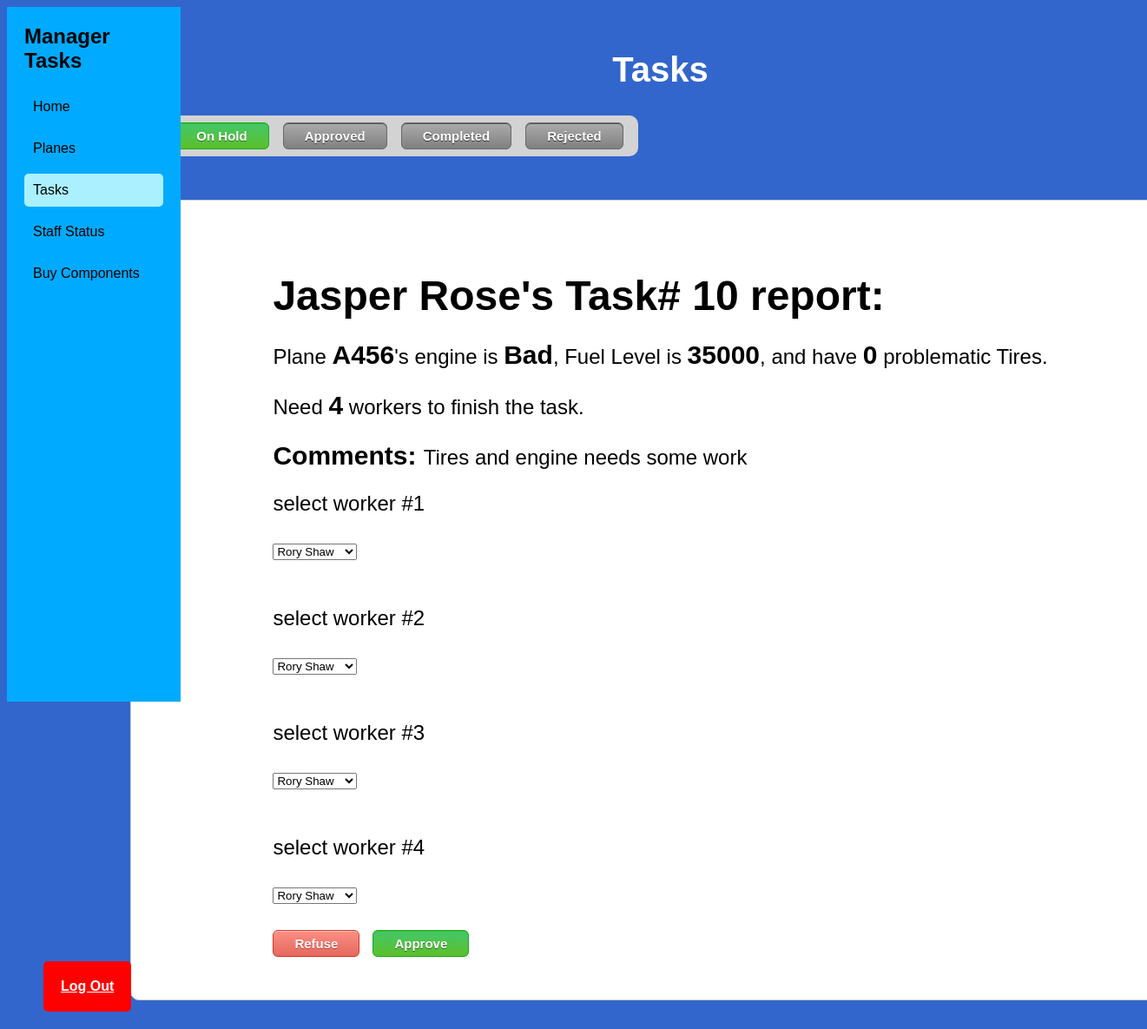
The app's page /managers/tasks.php, older data.
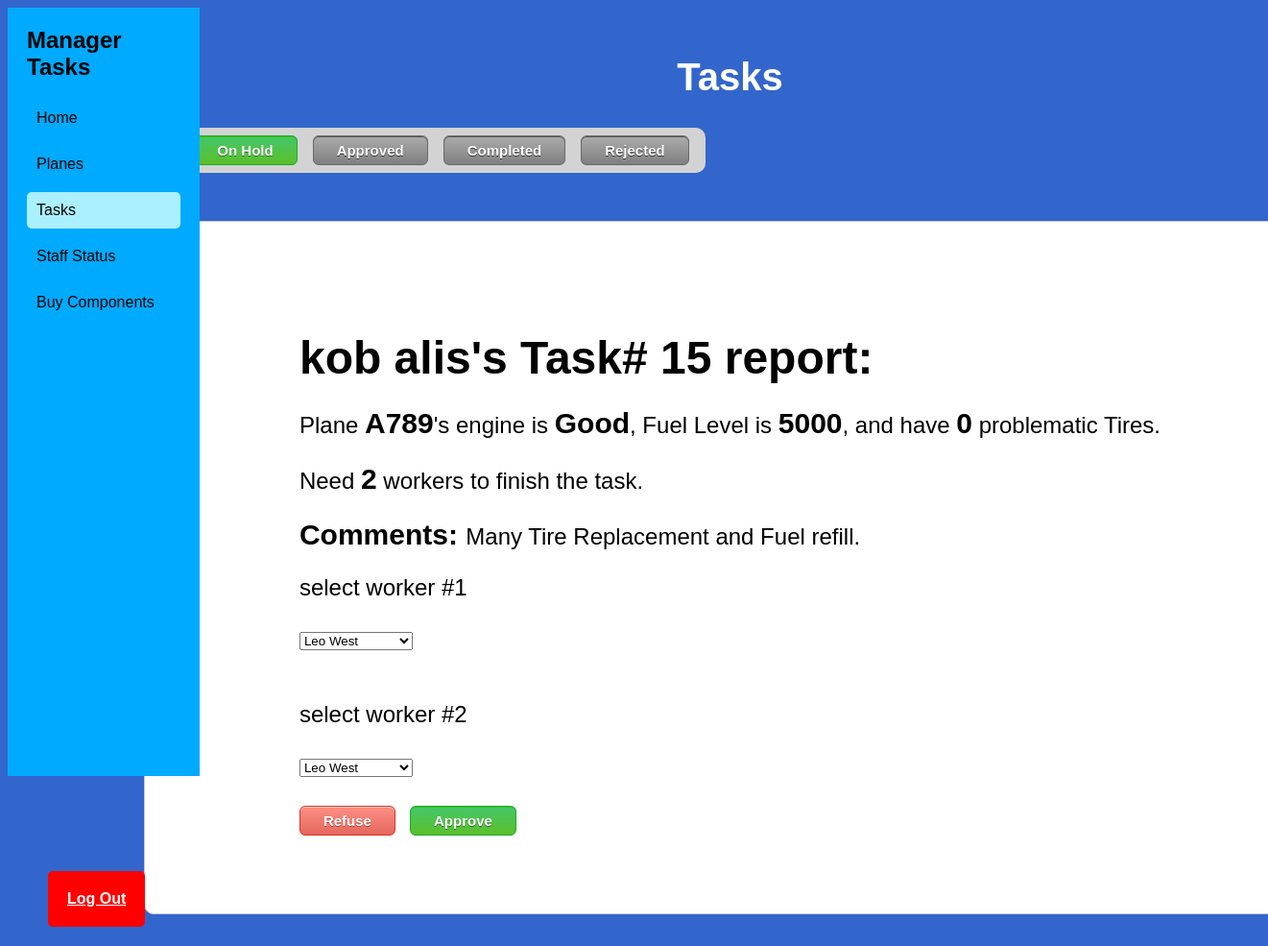
The same page, newer data.
### tables this page shows
CREATE TABLE `users` (
  `userID` int(11) NOT NULL,
  `password` varchar(255) NOT NULL,
  `firstname` varchar(255) NOT NULL,
  `lastname` varchar(255) NOT NULL,
  `role` enum('admin','manager','staff') NOT NULL,
  `status` enum('available','busy') DEFAULT 'available',
  `completion` int(11) DEFAULT 0
);

CREATE TABLE `task` (
  `TaskID` int(11) NOT NULL,
  `TargetPlane` varchar(255) DEFAULT NULL,
  `Fuel` int(11) DEFAULT NULL,
  `tire1` enum('Good','Medicore','Bad') DEFAULT NULL,
  `tire2` enum('Good','Medicore','Bad') DEFAULT NULL,
  `tire3` enum('Good','Medicore','Bad') DEFAULT NULL,
  `tire4` enum('Good','Medicore','Bad') DEFAULT NULL,
  `tire5` enum('Good','Medicore','Bad') DEFAULT NULL,
  `tire6` enum('Good','Medicore','Bad') DEFAULT NULL,
  `motor` enum('Good','Medicore','Bad') DEFAULT NULL,
  `taskStatus` enum('on hold','approved','Completed','rejected') DEFAULT NULL,
  `comments` varchar(255) NOT NULL,
  `reporter` varchar(255) NOT NULL,
  `neededWorkers` int(11) NOT NULL DEFAULT 0
);

### database.php (called while the page is built, shortened)
<?php
$db_server = "localhost";
$db_user = "root";
$db_pass = "";
$db_name = "Silvee";
$conn = mysqli_connect($db_server, $db_user, $db_pass,  $db_name);
function getShowTaskBasedOnStatus(){
    return $_SESSION['ShowTaskBasedOnStatus'];
}
$employees = mysqli_query($conn, "SELECT * FROM users");
$tasks = mysqli_query($conn, "SELECT * FROM task");
?>

### managers/tasks.php (the view, shortened to what the changed rows need)
<!DOCTYPE html>
<html lang="en">
<head>
    <link rel="stylesheet" href="../style.css">
</head>
<body>
    <div class="sidebar">
        <h1>Manager Tasks</h1>
    </div>
    <div class="main-content">
        <div class="container">
        <?php
        include("../database.php");
        ?>
            <?php
            while ($row = mysqli_fetch_assoc($tasks)){
                if($row['taskStatus'] === getShowTaskBasedOnStatus()){
                    $height = 350;
                    if ($row['neededWorkers'] == 2) {
                        $height = 700;
                    } elseif ($row['neededWorkers'] == 4) {
                        $height = 900;
                    } elseif ($row['neededWorkers'] == 8) {
                        $height = 1400;
                    }
                    echo '<div class="card" style="height: ' . $height . 'px;">';
                echo '<div>';
                $fullname = mysqli_query($conn, "SELECT firstname, lastname FROM users WHERE userID = " .$row['reporter'] );
                while ($row2 = mysqli_fetch_assoc($fullname)){
                    echo "<h1> ". $row2["firstname"] . " " . $row2["lastname"] . "'s Task# " . $row['TaskID']. " report: </h1>";
                }
                $numOfBadTires = 0;
                echo "<p> Plane <strong>" . $row['TargetPlane'].
                "</strong>'s engine is <strong>". $row['motor'] ."</strong>,
                Fuel Level is <strong>". $row['Fuel'] ."</strong>,
                and have <strong>". $numOfBadTires ."</strong> problematic Tires. </p>";
                echo "<p>Need <strong> " . $row['neededWorkers'] ."</strong> workers to finish the task. </p>";
                echo "<p><strong>Comments: </strong> " . $row['comments'] ."</p>";
                if($row['taskStatus'] === "on hold"){
                    for($i = 1; $i <= $row['neededWorkers'] ; $i++){
                        echo "<p> select worker #". $i . "</p>";
                        echo "<select class='worker-select-".$row['TaskID']."'>";
                        mysqli_data_seek($employees, 0);
                        while ($row3 = mysqli_fetch_assoc($employees)){
                            if(($row3["role"] === 'staff') && $row3["status"] === 'available'){
                                echo "<option value='" . $row3["userID"] . "'>" . $row3["firstname"] . " " . $row3["lastname"] . "</option>";
                            }
                        }
                        echo "</select> <br><br>";
                    }
                echo "<button class='refuseButton refuseOrder'   value='". $row['TaskID'] ."'>Refuse</button>";
                echo "<button class='approveButton approveOrder' numOfWorkers='".$row['neededWorkers']."' value='". $row['TaskID'] ."'>Approve</button>";
                }
                    echo '</div>';
                    echo '</div>';
                }
                }
            ?>
        </div>
    </div>
</body>
</html>

Row changes from the older to the newer data that the page shows:
no longer on this page (row edited): task: TaskID "10", TargetPlane "A456", motor "Bad", Fuel "35000", taskStatus "0", neededWorkers "4", comments "Tires and engine needs some work"
no longer on this page (row edited): users: firstname "Jasper", lastname "Rose", shown under "A456"
added task: TaskID "15", TargetPlane "A789", motor "Good", Fuel "5000", taskStatus "0", neededWorkers "2", comments "Many Tire Replacement and Fuel refill."
now on this page (row edited): users: firstname "kob", lastname "alis", shown under "A789"
